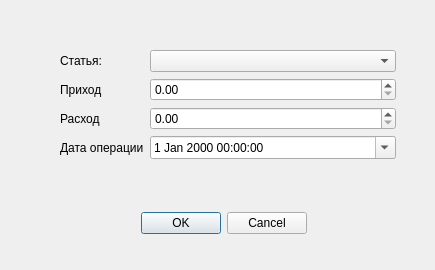
<?xml version="1.0" encoding="UTF-8"?>
<ui version="4.0">
 <class>AddOperationDialog</class>
 <widget class="QDialog" name="AddOperationDialog">
  <property name="geometry">
   <rect>
    <x>0</x>
    <y>0</y>
    <width>435</width>
    <height>270</height>
   </rect>
  </property>
  <property name="windowTitle">
   <string>Dialog</string>
  </property>
  <widget class="QWidget" name="formLayoutWidget">
   <property name="geometry">
    <rect>
     <x>60</x>
     <y>50</y>
     <width>336</width>
     <height>141</height>
    </rect>
   </property>
   <layout class="QFormLayout" name="formLayout">
    <item row="0" column="0">
     <widget class="QLabel" name="label">
      <property name="text">
       <string>Статья:</string>
      </property>
     </widget>
    </item>
    <item row="0" column="1">
     <widget class="QComboBox" name="articleComboBox"/>
    </item>
    <item row="1" column="1">
     <widget class="QDoubleSpinBox" name="debitSpinBox"/>
    </item>
    <item row="2" column="1">
     <widget class="QDoubleSpinBox" name="creditSpinBox"/>
    </item>
    <item row="3" column="1">
     <widget class="QDateTimeEdit" name="dateTimeEdit">
      <property name="calendarPopup">
       <bool>true</bool>
      </property>
     </widget>
    </item>
    <item row="1" column="0">
     <widget class="QLabel" name="label_2">
      <property name="text">
       <string>Приход</string>
      </property>
     </widget>
    </item>
    <item row="2" column="0">
     <widget class="QLabel" name="label_3">
      <property name="text">
       <string>Расход</string>
      </property>
     </widget>
    </item>
    <item row="3" column="0">
     <widget class="QLabel" name="label_4">
      <property name="text">
       <string>Дата операции</string>
      </property>
     </widget>
    </item>
   </layout>
  </widget>
  <widget class="QDialogButtonBox" name="buttonBox">
   <property name="geometry">
    <rect>
     <x>130</x>
     <y>210</y>
     <width>177</width>
     <height>27</height>
    </rect>
   </property>
   <property name="standardButtons">
    <set>QDialogButtonBox::StandardButton::Cancel|QDialogButtonBox::StandardButton::Ok</set>
   </property>
  </widget>
 </widget>
 <resources/>
 <connections/>
</ui>
